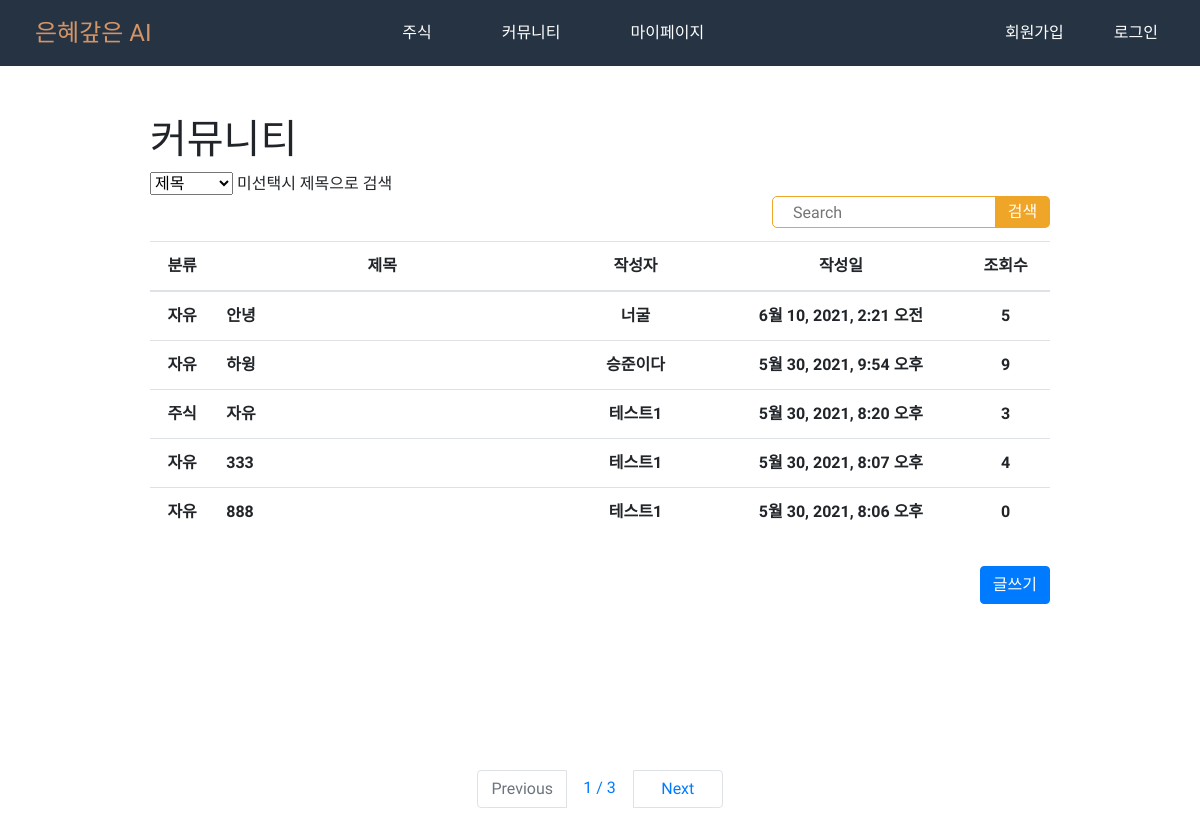
The page /board/search/ on the database its author committed.
### board/models.py (models this page shows, shortened)
class Board(models.Model):
    title = models.CharField(max_length=200, verbose_name="제목")
    contents = models.TextField(verbose_name="내용")
    writer = models.ForeignKey('users.User', on_delete=models.CASCADE, verbose_name="작성자")
    created_at = models.DateTimeField(auto_now_add=True, verbose_name="작성일")
    updated_at = models.DateTimeField(auto_now=True, verbose_name="최종수정일")
    hits = models.PositiveIntegerField(default=0, verbose_name="조회수")
    category = models.CharField(max_length=10, verbose_name="카테고리")
    locate = models.IntegerField(default=0, verbose_name="상단고정")
    class Meta:
        db_table = 'boards'
        verbose_name = '게시판'
        verbose_name_plural = '게시판'

### users/models.py (models this page shows)
class User(AbstractUser):
    birth = models.DateField(default="2000-01-01",verbose_name="생년월일")
    email = models.EmailField(unique=True, verbose_name="이메일")
    name = models.CharField(max_length=20, verbose_name="이름")
    sex = models.CharField(max_length=10, verbose_name="성별")
    n_name = models.CharField(max_length=20, unique=True, verbose_name="닉네임")

### board/views.py (the view)
# urls.py: path('search/', views.board_search, name='search'),
def board_search(request):
    board = Board.objects.all().order_by('-id')  # 모든 Border 테이블의 모든 object들을 br에 저장하라
    b = request.GET.get('b','')  # GET request의 인자중에 b 값이 있으면 가져오고, 없으면 빈 문자열 넣기
    f = request.GET.get('f','')
    if f == 't':
        if b:  # b에 값이 들어있으면 true
            board = board.filter(title__icontains=b)
    elif f == 'c':
        if b:
            board = board.filter(contents__icontains=b)
    elif f == 'g':
        if b:
            board = board.filter(category__icontains=b)
    elif f == 'w':
        if b:
            board = board.filter(writer__n_name__icontains=b)
    page = int(request.GET.get('p', 1))
    pagenator = Paginator(board, 5)
    search_boards = pagenator.get_page(page)
    return render(request, 'board/board_search.html', {'board_search': search_boards, 'b': b})

### templates/board/board_search.html (shortened to what this page needs)
<!DOCTYPE html>
{% load static %}
<html lang="en">
<head>
    <link rel="stylesheet" href="{% static 'css/bootstrap.css' %}">
</head>
<body>
{% include "navi.html" %}
<div id="board_area" style="padding-top: 50px; width: 900px; position: relative;  margin: 0 auto;">
    <h1>커뮤니티</h1>
    <table class="table table-hover">
    <form    action="{% url 'board:search' %}" method="get">
         <div>
                    <span class="box">
                <select id ="f" name="f" class="sel">
                    <optgroup label="검색" >
                        <option value="t">제목</option>
                    </optgroup>
                </select>
                </span>
                <span class="error_next_box">미선택시 제목으로 검색</span>
            </div>
            <div class="se" style="float:right;">
                <input type="search" class="se_input" name="b" placeholder="Search"  value="{{ request.GET.b }}">
                <input type="submit" class="se_btn" value="검색">
            </div>
    </form>
    <thead>
        <tr>
            <th width="70" style="text-align:center">분류</th>
            <th width="400" style="text-align:center">제목</th>
            <th width="200" style="text-align:center">작성자</th>
            <th width="280" style="text-align:center">작성일</th>
            <th width="100" style="text-align:center">조회수</th>
        </tr>
    </thead>
        <tbody style="cursor: pointer;">
        {% for board in board_search %}
        <tr onclick="location.href='/board/detail/{{ board.id }}/'">
            <th width="70" style="text-align:center">{{ board.category }}</th>
            <th width="400" >{{ board.title }}</th>
            <th width="200" style="text-align:center"> {{ board.writer.n_name }}</th>
            <th width="280" style="text-align:center">{{ board.created_at }}</th>
            <th width="100" style="text-align:center">{{ board.hits }}</th>
        </tr>
    {% endfor %}
    </tbody>
    </table>
   <p style="text-align:right; margin-top:30px" ><button type="button" class="btn btn-primary"  onclick="location.href='/board/write/'">글쓰기</button></p>
    <nav aria-label="Page navigation example" style="padding-top:150px" >
        <ul class="pagination justify-content-center">
            {% if board_search.has_previous %}
            <li class="page-item">
                    <a class="page-link" href="?f={{request.GET.f}}&b={{request.GET.b}}&p={{ board_search.previous_page_number }}" style="width:90px; text-align:center; margin-right:5px;"
                >Previous</a
                >
            </li>
            {% else %}
            <li class="page-item disabled">
                <a class="page-link" href="#" style="width:90px; text-align:center; margin-right:5px;" >Previous</a>
            </li>
            {% endif %}
            <li class="page-item" >
                <label class="p-link" style="text_decoration: none;"
                >{{ board_search.number }} / {{ board_search.paginator.num_pages }}</label
                >
            </li>
            {% if board_search.has_next %}
            <li class="page-item">
                <a class="page-link" href="?f={{request.GET.f}}&b={{request.GET.b}}&p={{ board_search.next_page_number }}" style="width:90px; text-align:center; margin-left:5px;">Next</a>
            </li>
            {% else %}
            <li class="page-item disabled">
                <a class="page-link" href="#" style="width:90px; text-align:center; margin-left:5px;">Next</a>
            </li>
            {% endif %}
        </ul>
    </nav>
</div>
</body>
</html>

### static/css/navi.css (style rules this page uses)
body { margin: 0; font-family: 'Nanum Myeongjo'; }

### templates/board/board_search.html (style rules this page uses)
.p-link { position: relative; display: block; padding: 0.5rem 0.75rem; margin-left: -1px; line-height: 1.25; color: #007bff; background-color: #fff; }
.se { position: relative; height: 35px; background: rgba(0, 0, 0, 0); width: 280px; margin-bottom: 10px; }
.se_input { position: absolute; right: 28px; width: 250px; height: 32px; float:left; font-size: 16px; border-radius: 5px; border-top-right-radius: 0; border-bottom-right-radius: 0; border: 1px solid #eea528; padding-left: 20px; outline: none; }
.se_btn { position: absolute; right: 0; width: 55px; height: 32px; background: #eea528; border: none; border-radius: 5px; border-top-left-radius: 0; border-bottom-left-radius: 0; color: #FFF; font-size: 16px; outline: none; cursor: pointer; }

### rows shown on the page
Board: category "자유", title "안녕", writer.n_name "너굴", created_at "6월 10, 2021, 2:21 오전", hits "5"
Board: category "자유", title "하윙", writer.n_name "승준이다", created_at "5월 30, 2021, 9:54 오후", hits "9"
Board: category "주식", title "자유", writer.n_name "테스트1", created_at "5월 30, 2021, 8:20 오후", hits "3"
Board: category "자유", title "333", writer.n_name "테스트1", created_at "5월 30, 2021, 8:07 오후", hits "4"
Board: category "자유", title "888", writer.n_name "테스트1", created_at "5월 30, 2021, 8:06 오후", hits "0"

### other values the page prints
{{ board_search.number }} "1"
{{ board_search.paginator.num_pages }} "3"
